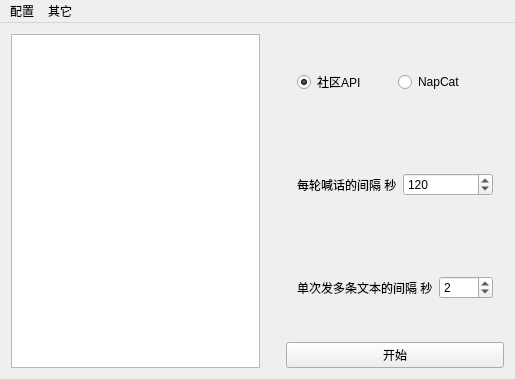
<?xml version="1.0" encoding="UTF-8"?>
<ui version="4.0">
 <class>bfvnoticebotClass</class>
 <widget class="QMainWindow" name="bfvnoticebotClass">
  <property name="geometry">
   <rect>
    <x>0</x>
    <y>0</y>
    <width>515</width>
    <height>379</height>
   </rect>
  </property>
  <property name="windowTitle">
   <string>战地五公告机</string>
  </property>
  <property name="windowIcon">
   <iconset theme=":/bfvnoticebot/bfv.ico"/>
  </property>
  <widget class="QWidget" name="centralWidget">
   <layout class="QGridLayout" name="gridLayout">
    <item row="0" column="0">
     <layout class="QHBoxLayout" name="horizontalLayout">
      <item>
       <widget class="QListWidget" name="listWidget">
        <property name="maximumSize">
         <size>
          <width>300</width>
          <height>16777215</height>
         </size>
        </property>
       </widget>
      </item>
      <item>
       <spacer name="horizontalSpacer">
        <property name="orientation">
         <enum>Qt::Horizontal</enum>
        </property>
        <property name="sizeType">
         <enum>QSizePolicy::Minimum</enum>
        </property>
        <property name="sizeHint" stdset="0">
         <size>
          <width>20</width>
          <height>20</height>
         </size>
        </property>
       </spacer>
      </item>
      <item>
       <layout class="QVBoxLayout" name="verticalLayout_2">
        <item>
         <widget class="QWidget" name="widget_3" native="true">
          <layout class="QGridLayout" name="gridLayout_4">
           <item row="0" column="0">
            <layout class="QHBoxLayout" name="horizontalLayout_7">
             <item>
              <widget class="QRadioButton" name="apiRadioButton">
               <property name="text">
                <string>社区API</string>
               </property>
               <property name="checked">
                <bool>true</bool>
               </property>
              </widget>
             </item>
             <item>
              <widget class="QRadioButton" name="napcatRadioButton">
               <property name="text">
                <string>NapCat</string>
               </property>
              </widget>
             </item>
            </layout>
           </item>
          </layout>
         </widget>
        </item>
        <item>
         <widget class="QWidget" name="widget_2" native="true">
          <layout class="QGridLayout" name="gridLayout_2">
           <item row="0" column="0">
            <layout class="QHBoxLayout" name="horizontalLayout_5">
             <item>
              <layout class="QHBoxLayout" name="horizontalLayout_6">
               <item>
                <widget class="QLabel" name="label_2">
                 <property name="text">
                  <string>每轮喊话的间隔 秒</string>
                 </property>
                </widget>
               </item>
               <item>
                <widget class="QSpinBox" name="roundSpinBox">
                 <property name="minimum">
                  <number>20</number>
                 </property>
                 <property name="maximum">
                  <number>99999</number>
                 </property>
                 <property name="value">
                  <number>120</number>
                 </property>
                </widget>
               </item>
              </layout>
             </item>
            </layout>
           </item>
          </layout>
         </widget>
        </item>
        <item>
         <widget class="QWidget" name="widget" native="true">
          <layout class="QGridLayout" name="gridLayout_3">
           <item row="0" column="0">
            <layout class="QHBoxLayout" name="horizontalLayout_3">
             <item>
              <layout class="QHBoxLayout" name="horizontalLayout_4">
               <item>
                <widget class="QLabel" name="label">
                 <property name="text">
                  <string>单次发多条文本的间隔 秒</string>
                 </property>
                </widget>
               </item>
               <item>
                <widget class="QSpinBox" name="multiSpinBox">
                 <property name="minimum">
                  <number>0</number>
                 </property>
                 <property name="maximum">
                  <number>9999</number>
                 </property>
                 <property name="value">
                  <number>2</number>
                 </property>
                </widget>
               </item>
              </layout>
             </item>
            </layout>
           </item>
          </layout>
         </widget>
        </item>
        <item>
         <widget class="QPushButton" name="pushButton">
          <property name="text">
           <string>开始</string>
          </property>
         </widget>
        </item>
       </layout>
      </item>
     </layout>
    </item>
   </layout>
  </widget>
  <widget class="QMenuBar" name="menuBar">
   <property name="geometry">
    <rect>
     <x>0</x>
     <y>0</y>
     <width>515</width>
     <height>23</height>
    </rect>
   </property>
   <widget class="QMenu" name="menuConfigure">
    <property name="title">
     <string>配置</string>
    </property>
    <addaction name="actionNapcatConfig"/>
    <addaction name="actionApiConfig"/>
   </widget>
   <widget class="QMenu" name="menuothers">
    <property name="sizePolicy">
     <sizepolicy hsizetype="Preferred" vsizetype="Preferred">
      <horstretch>0</horstretch>
      <verstretch>0</verstretch>
     </sizepolicy>
    </property>
    <property name="title">
     <string>其它</string>
    </property>
    <addaction name="actionAbout"/>
   </widget>
   <addaction name="menuConfigure"/>
   <addaction name="menuothers"/>
  </widget>
  <action name="actionNapcatMode">
   <property name="text">
    <string>napcat</string>
   </property>
  </action>
  <action name="actionApiMode">
   <property name="text">
    <string>社区api</string>
   </property>
  </action>
  <action name="actionNapcatConfig">
   <property name="text">
    <string>NapCat</string>
   </property>
  </action>
  <action name="actionApiConfig">
   <property name="text">
    <string>社区API</string>
   </property>
  </action>
  <action name="actionAbout">
   <property name="text">
    <string>关于</string>
   </property>
  </action>
 </widget>
 <layoutdefault spacing="6" margin="11"/>
 <resources>
  <include location="bfvnoticebot.qrc"/>
 </resources>
 <connections/>
</ui>
